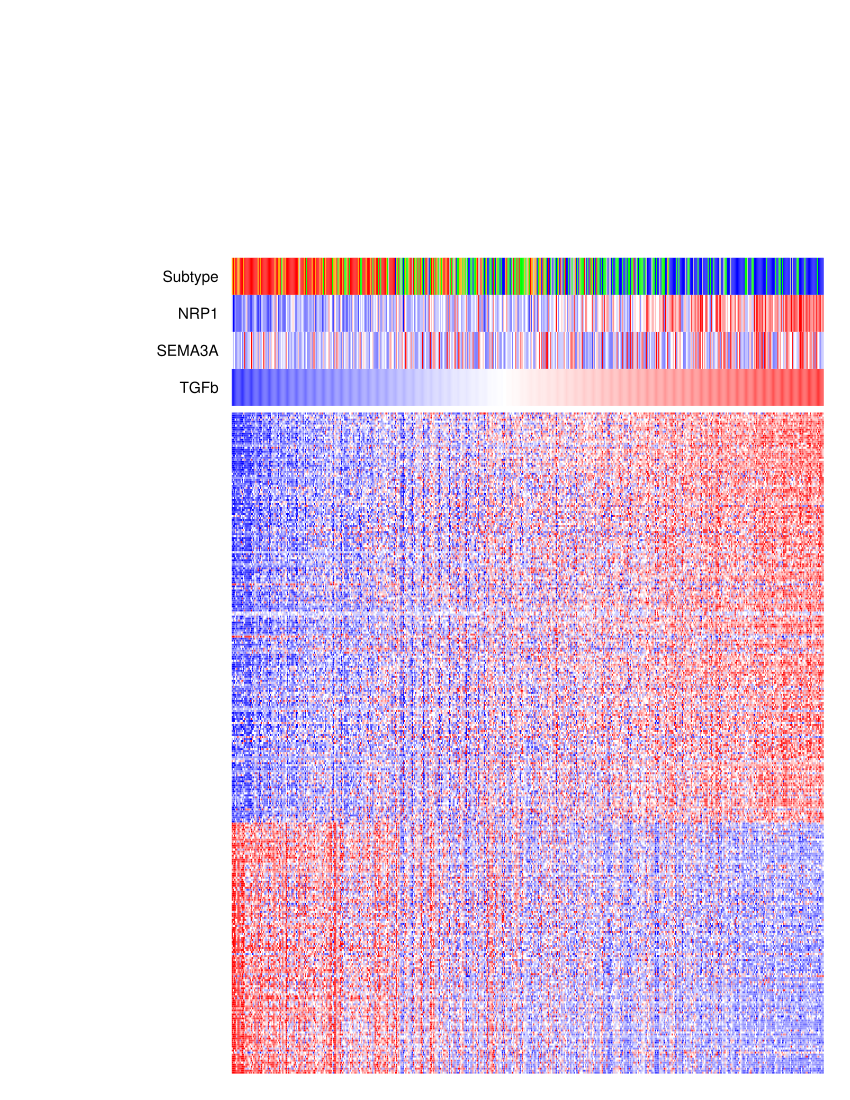

The R source for this figure:
library(gplots)
source('heatmap.3.R')

gene_gct <- read.table("/EQL1/TCGA/GBM/array_gene/TCGA_GBM_gene_BI_sIdClps_zNorm.gct",header=T,sep='\t',skip=2)
tgfb_sig <- rev(as.character(read.table("/data1/IRCR/JW/NRP/TGFb_Xu_proc.sig",header=T,sep='\t')$name))

indexL = c()

for (i in 1:length(tgfb_sig)) {
  indexL <- c(indexL,which(gene_gct$NAME==tgfb_sig[i]))
}

tgfb_gct <- gene_gct[indexL,]

path_gct <- read.table('/EQL1/TCGA/GBM/array_gene/TCGA_GBM_BI_pathway.gct',header=T,sep='\t',skip=2)[path_gct$NAME=='TGFb',]
path_gct$NAME <- NULL
path_gct$DESCRIPTION <- NULL
pIdL <- names(path_gct)
pIdL_sorted <-pIdL[order(as.vector(path_gct[1,]))]

tgfb_gct = tgfb_gct[,pIdL_sorted]

tgfbL = bluered(201)[round(t(as.matrix(path_gct[1,pIdL_sorted]))*100+101)]

nrp1_gct <- gene_gct[gene_gct$NAME=='NRP1',pIdL_sorted]
nrp1L = bluered(9)[round(t(as.matrix(nrp1_gct))*2+5)]

sema3a_gct <- gene_gct[gene_gct$NAME=='SEMA3A',pIdL_sorted]
sema3aL = bluered(9)[round(t(as.matrix(sema3a_gct))*2+5)]

subtypeDF = read.table('/EQL1/TCGA/GBM/TCGA_BI_subtype_num.txt',sep='\t',header=T)

subtypeL = c()

for (i in 1:ncol(tgfb_gct)) {
  subtypeL <- c(subtypeL,subtypeDF[gsub('-','.',subtypeDF$sId)==names(tgfb_gct)[i],'Class'])
}

subtypeL[subtypeL==1] <- 'red'
subtypeL[subtypeL==2] <- 'orange'
subtypeL[subtypeL==3] <- 'green'
subtypeL[subtypeL==4] <- 'blue'
subtypeL[subtypeL==5] <- 'grey'

par(mfrow=c(1,1))
par(oma=c(0,0,0,0))
par(mar=c(0,0,0,0))
par(mgp=c(2,1,0))

subtypeL <- t(t(subtypeL))
colSideM = cbind(tgfbL,sema3aL,nrp1L,subtypeL)
colnames(colSideM) <- c('TGFb','SEMA3A','NRP1','Subtype')

heatmap.3(as.matrix(tgfb_gct[,1:ncol(tgfb_gct)]), col=bluered(9), key=F, symkey=F, ColSideColors=colSideM, NumColSideColors=3, margins=c(2,2), density.info="none", trace="none", cexRow=0.7, dendrogram='none', Rowv=FALSE, Colv=FALSE, labRow=F, labCol=F, scale='none')
